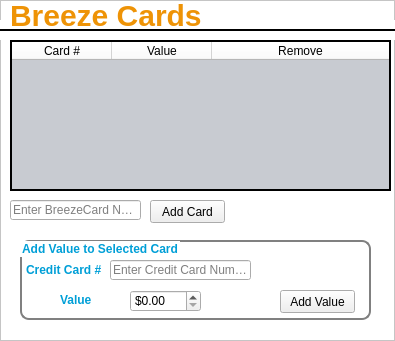
<?xml version="1.0" encoding="UTF-8"?>
<ui version="4.0">
 <class>Frame</class>
 <widget class="QFrame" name="Frame">
  <property name="geometry">
   <rect>
    <x>0</x>
    <y>0</y>
    <width>395</width>
    <height>341</height>
   </rect>
  </property>
  <property name="windowTitle">
   <string>Manage Cards</string>
  </property>
  <property name="windowIcon">
   <iconset resource="../qtResources.qrc">
    <normaloff>:/newPrefix/ui/marta-logo.png</normaloff>:/newPrefix/ui/marta-logo.png</iconset>
  </property>
  <property name="styleSheet">
   <string notr="true">QFrame {background-color: #ffffff} QLabel {color: #009fd7; font-weight: bold;}
#frameLabelTop {background-color: transparent; color: #ee9306; font-size: 30px;}</string>
  </property>
  <property name="frameShape">
   <enum>QFrame::StyledPanel</enum>
  </property>
  <property name="frameShadow">
   <enum>QFrame::Raised</enum>
  </property>
  <widget class="QPushButton" name="addCardButton">
   <property name="geometry">
    <rect>
     <x>150</x>
     <y>200</y>
     <width>75</width>
     <height>23</height>
    </rect>
   </property>
   <property name="text">
    <string>Add Card</string>
   </property>
  </widget>
  <widget class="Line" name="line">
   <property name="windowModality">
    <enum>Qt::ApplicationModal</enum>
   </property>
   <property name="geometry">
    <rect>
     <x>0</x>
     <y>20</y>
     <width>401</width>
     <height>20</height>
    </rect>
   </property>
   <property name="maximumSize">
    <size>
     <width>16777215</width>
     <height>16777215</height>
    </size>
   </property>
   <property name="font">
    <font>
     <pointsize>8</pointsize>
    </font>
   </property>
   <property name="mouseTracking">
    <bool>true</bool>
   </property>
   <property name="autoFillBackground">
    <bool>false</bool>
   </property>
   <property name="styleSheet">
    <string notr="true"/>
   </property>
   <property name="frameShadow">
    <enum>QFrame::Plain</enum>
   </property>
   <property name="lineWidth">
    <number>2</number>
   </property>
   <property name="orientation">
    <enum>Qt::Horizontal</enum>
   </property>
  </widget>
  <widget class="QLabel" name="frameLabelTop">
   <property name="geometry">
    <rect>
     <x>10</x>
     <y>0</y>
     <width>211</width>
     <height>31</height>
    </rect>
   </property>
   <property name="font">
    <font>
     <pointsize>-1</pointsize>
     <weight>75</weight>
     <bold>true</bold>
    </font>
   </property>
   <property name="autoFillBackground">
    <bool>false</bool>
   </property>
   <property name="styleSheet">
    <string notr="true">QLabel {background-color: transparent}</string>
   </property>
   <property name="text">
    <string>Breeze Cards</string>
   </property>
  </widget>
  <widget class="QGroupBox" name="addValueBox">
   <property name="geometry">
    <rect>
     <x>20</x>
     <y>240</y>
     <width>351</width>
     <height>80</height>
    </rect>
   </property>
   <property name="styleSheet">
    <string notr="true">QGroupBox {color: #009fd7; font-weight: bold; border: 2px solid gray; border-radius: 9px}</string>
   </property>
   <property name="title">
    <string>Add Value to Selected Card</string>
   </property>
   <widget class="QLabel" name="creditCardNumberLabel">
    <property name="geometry">
     <rect>
      <x>6</x>
      <y>20</y>
      <width>81</width>
      <height>20</height>
     </rect>
    </property>
    <property name="text">
     <string>Credit Card #</string>
    </property>
   </widget>
   <widget class="QLabel" name="valueLabel">
    <property name="geometry">
     <rect>
      <x>40</x>
      <y>50</y>
      <width>31</width>
      <height>20</height>
     </rect>
    </property>
    <property name="text">
     <string>Value</string>
    </property>
   </widget>
   <widget class="QPushButton" name="addValueButton">
    <property name="geometry">
     <rect>
      <x>260</x>
      <y>50</y>
      <width>75</width>
      <height>23</height>
     </rect>
    </property>
    <property name="text">
     <string>Add Value</string>
    </property>
   </widget>
   <widget class="QLineEdit" name="creditCardNumberTextEdit">
    <property name="geometry">
     <rect>
      <x>90</x>
      <y>20</y>
      <width>141</width>
      <height>20</height>
     </rect>
    </property>
    <property name="placeholderText">
     <string>Enter Credit Card Number</string>
    </property>
   </widget>
   <widget class="QDoubleSpinBox" name="cardValueSpinBox">
    <property name="geometry">
     <rect>
      <x>110</x>
      <y>50</y>
      <width>71</width>
      <height>22</height>
     </rect>
    </property>
    <property name="buttonSymbols">
     <enum>QAbstractSpinBox::UpDownArrows</enum>
    </property>
    <property name="prefix">
     <string>$</string>
    </property>
    <property name="maximum">
     <double>1000.000000000000000</double>
    </property>
    <property name="singleStep">
     <double>0.010000000000000</double>
    </property>
    <property name="value">
     <double>0.000000000000000</double>
    </property>
   </widget>
  </widget>
  <widget class="QLineEdit" name="cardNumberTextEdit">
   <property name="geometry">
    <rect>
     <x>10</x>
     <y>200</y>
     <width>131</width>
     <height>20</height>
    </rect>
   </property>
   <property name="placeholderText">
    <string>Enter BreezeCard Number</string>
   </property>
  </widget>
  <widget class="QTableWidget" name="tableWidget">
   <property name="geometry">
    <rect>
     <x>10</x>
     <y>40</y>
     <width>381</width>
     <height>151</height>
    </rect>
   </property>
   <property name="focusPolicy">
    <enum>Qt::StrongFocus</enum>
   </property>
   <property name="autoFillBackground">
    <bool>false</bool>
   </property>
   <property name="styleSheet">
    <string notr="true">#tableWidget {background-color: #c8cbd1;}</string>
   </property>
   <property name="frameShape">
    <enum>QFrame::WinPanel</enum>
   </property>
   <property name="frameShadow">
    <enum>QFrame::Plain</enum>
   </property>
   <property name="sizeAdjustPolicy">
    <enum>QAbstractScrollArea::AdjustToContents</enum>
   </property>
   <property name="editTriggers">
    <set>QAbstractItemView::NoEditTriggers</set>
   </property>
   <property name="alternatingRowColors">
    <bool>true</bool>
   </property>
   <property name="selectionMode">
    <enum>QAbstractItemView::SingleSelection</enum>
   </property>
   <property name="selectionBehavior">
    <enum>QAbstractItemView::SelectRows</enum>
   </property>
   <property name="sortingEnabled">
    <bool>true</bool>
   </property>
   <property name="columnCount">
    <number>3</number>
   </property>
   <attribute name="horizontalHeaderCascadingSectionResizes">
    <bool>true</bool>
   </attribute>
   <attribute name="horizontalHeaderStretchLastSection">
    <bool>true</bool>
   </attribute>
   <attribute name="verticalHeaderVisible">
    <bool>false</bool>
   </attribute>
   <column>
    <property name="text">
     <string>Card #</string>
    </property>
   </column>
   <column>
    <property name="text">
     <string>Value</string>
    </property>
   </column>
   <column>
    <property name="text">
     <string>Remove</string>
    </property>
   </column>
  </widget>
 </widget>
 <resources>
  <include location="../qtResources.qrc"/>
 </resources>
 <connections/>
</ui>
